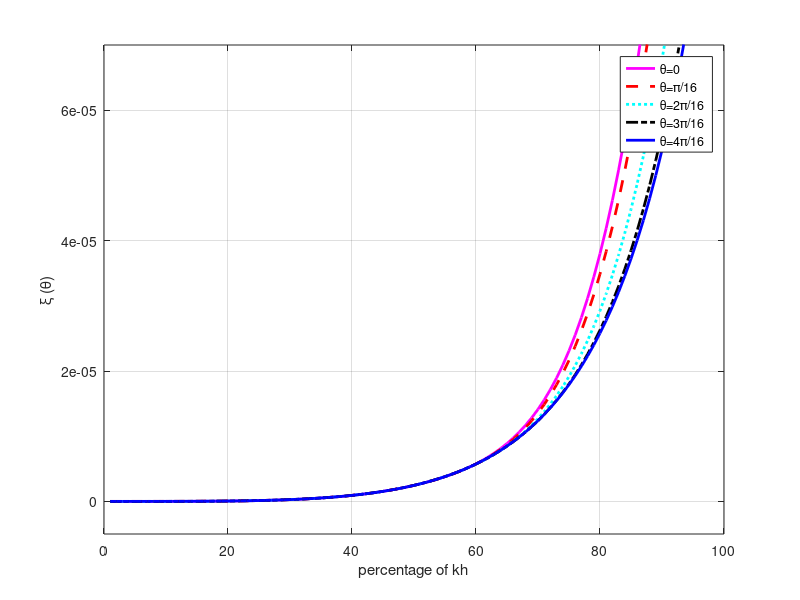

Here is the MATLAB script that generated this plot:


clear;clc;close all
M=7

d=[ 1.24275, -0.113493, 0.0272555, -0.00731429, 0.00173544, -0.000303651, 0.0000284348];



f=  [ 1.83185, -0.350241, 0.097898, -0.0276368, 0.00670127, -0.00119173, 0.000114199];
f1= -3.11498;

h=10;
v=2500;
v=5000;
v=8500;
tau=0.001
dt=tau;
r=v*tau/h;
kh=linspace((pi)/(100),(pi),100);

for jj=1:5
    xita=(jj-1)*pi/16;
    d1kz=0;
    for m=1:M
        d1kz=d1kz+2*d(m)*sin((m-0.5)*kh*sin(xita));
    end
%     d1kz=d1kz./h;
    
    d1kx=0;
    for m=1:M
        d1kx=d1kx+2*d(m)*sin((m-0.5)*kh*cos(xita));
    end
%     d1kx=d1kx./h;
    
    d2kx=f1;
    for m=1:M
        d2kx=d2kx+2*f(m)*(cos(m*kh*cos(xita))    );
    end
%     d2kx=d2kx./h^2;
    
    d2kz=f1;
    for m=1:M
        d2kz=d2kz+2*f(m)*(cos(m*kh*sin(xita))   );
    end
%      d2kz=d2kz./h^2;
    %%%%%%%%%%%%%%%%%%%
    temp1=d2kx+d2kz;
    
    g11=-d1kx.*(d1kx+r^2*1/24*d1kx.*temp1);
    g12=-d1kz.*(d1kz+r^2*1/24*d1kz.*temp1);
%     g1=v^2*dt^2*(g11+g12);
    
    g1=r^2*(g11+g12);
    
%     g2=g1.*temp1;
    atemp=(g1)+r^2/24*(g1.*temp1);
    
    
    %%%%%%%%%%%%%%%
    
    
    a1=real(h/v*(1./(acos(1+1/2*atemp)./(kh*r))-1));
    
  if (jj==1)
        figure;plot(100*kh/(pi),a1,'m','linewidth',2)
        hold on
    elseif jj==2
        plot(100*kh/(pi),a1,'r--','linewidth',2)
    elseif jj==3
        plot(100*kh/(pi),a1,'c:','linewidth',2)
    elseif jj==4
        plot(100*kh/(pi),a1,'k-.','linewidth',2)
    else
        plot(100*kh/(pi),a1,'b','linewidth',2)
    end
    
end

axis([0 100 -0.5*10^-5 7*10^-5])
% axis([0 100 -0.5*10^-5 3*10^-5])
grid on
xlabel('percentage of kh')
legend('\theta=0', '\theta=π/16','\theta=2π/16','\theta=3π/16','\theta=4π/16')

ylabel('\xi (\theta)')